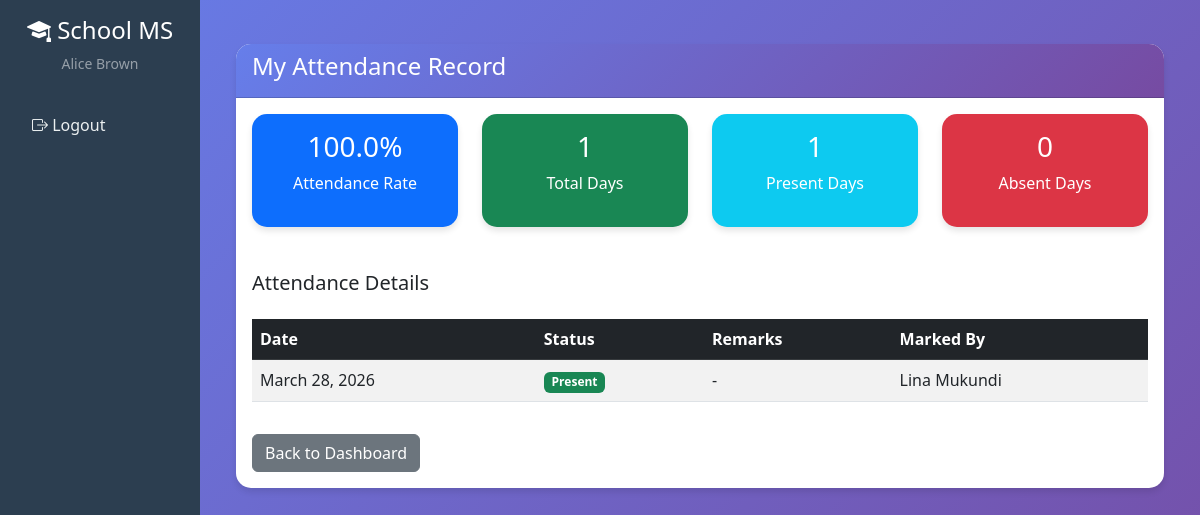
Screenshot of /student/attendance/ (signed in) with the database file from the repository.
### core/models.py (models this page shows, shortened)
class Attendance(models.Model):
    STATUS_CHOICES = (
        ('present', 'Present'),
        ('absent', 'Absent'),
        ('late', 'Late'),
        ('excused', 'Excused'),
    )
    student = models.ForeignKey(Student, on_delete=models.CASCADE, related_name='attendance')
    date = models.DateField()
    status = models.CharField(max_length=10, choices=STATUS_CHOICES, default='present')
    remarks = models.TextField(blank=True, null=True)
    marked_by = models.ForeignKey(Teacher, on_delete=models.SET_NULL, null=True, related_name='attendance_marked')
    created_at = models.DateTimeField(auto_now_add=True)
    updated_at = models.DateTimeField(auto_now=True)
    class Meta:
        unique_together = ['student', 'date']
        ordering = ['-date', 'student']
        verbose_name_plural = 'Attendance'

class Teacher(models.Model):
    user = models.OneToOneField(User, on_delete=models.CASCADE, related_name='teacher_profile')
    employee_id = models.CharField(max_length=20, unique=True)
    specialization = models.CharField(max_length=100)
    date_joined = models.DateField(auto_now_add=True)

### core/views.py (the view)
# urls.py: path('student/attendance/', views.student_attendance, name='student_attendance'),
@login_required
def student_attendance(request):
    if not hasattr(request.user, 'profile') or request.user.profile.user_type != 'student':
        messages.error(request, 'Access denied.')
        return redirect('dashboard')
    try:
        student = request.user.student_profile
    except Student.DoesNotExist:
        messages.error(request, 'Student profile not found.')
        return redirect('login')
    attendance_records = Attendance.objects.filter(student=student).order_by('-date')
    total_days = attendance_records.count()
    present_days = attendance_records.filter(status='present').count()
    absent_days = attendance_records.filter(status='absent').count()
    late_days = attendance_records.filter(status='late').count()
    excused_days = attendance_records.filter(status='excused').count()
    attendance_percentage = (present_days / total_days * 100) if total_days > 0 else 0
    context = {
        'attendance_records': attendance_records,
        'total_days': total_days,
        'present_days': present_days,
        'absent_days': absent_days,
        'late_days': late_days,
        'excused_days': excused_days,
        'attendance_percentage': attendance_percentage,
    }
    return render(request, 'student_attendance.html', context)

### templates/student_attendance.html (shortened to what this page needs)
{% extends 'base.html' %}
{% block content %}
<div class="container mt-4">
    <div class="row">
        <div class="col-md-12">
            <div class="card">
                <div class="card-header bg-success text-white">
                    <h4> My Attendance Record</h4>
                </div>
                <div class="card-body">
                    <div class="row mb-4">
                        <div class="col-md-3">
                            <div class="card bg-primary text-white">
                                <div class="card-body text-center">
                                    <h3>{{ attendance_percentage|floatformat:1 }}%</h3>
                                    <p>Attendance Rate</p>
                                </div>
                            </div>
                        </div>
                        <div class="col-md-3">
                            <div class="card bg-success text-white">
                                <div class="card-body text-center">
                                    <h3>{{ total_days }}</h3>
                                    <p>Total Days</p>
                                </div>
                            </div>
                        </div>
                        <div class="col-md-3">
                            <div class="card bg-info text-white">
                                <div class="card-body text-center">
                                    <h3>{{ present_days }}</h3>
                                    <p>Present Days</p>
                                </div>
                            </div>
                        </div>
                        <div class="col-md-3">
                            <div class="card bg-danger text-white">
                                <div class="card-body text-center">
                                    <h3>{{ absent_days }}</h3>
                                    <p>Absent Days</p>
                                </div>
                            </div>
                        </div>
                    </div>
                    <div class="row mb-3">
                        <div class="col-md-12">
                            <h5>Attendance Details</h5>
                        </div>
                    </div>
                    <div class="table-responsive">
                        <table class="table table-striped table-hover">
                            <thead class="table-dark">
                                <tr>
                                    <th>Date</th>
                                    <th>Status</th>
                                    <th>Remarks</th>
                                    <th>Marked By</th>
                                </tr>
                            </thead>
                            <tbody>
                                {% for record in attendance_records %}
                                    <tr>
                                        <td>{{ record.date }}</td>
                                        <td>
                                            {% if record.status == 'present' %}
                                                <span class="badge bg-success">Present</span>
                                            {% elif record.status == 'absent' %}
                                                <span class="badge bg-danger">Absent</span>
                                            {% elif record.status == 'late' %}
                                                <span class="badge bg-warning">Late</span>
                                            {% elif record.status == 'excused' %}
                                                <span class="badge bg-info">Excused</span>
                                            {% endif %}
                                        </td>
                                        <td>{{ record.remarks|default:"-" }}</td>
                                        <td>{{ record.marked_by.user.get_full_name|default:record.marked_by.user.username }}</td>
                                    </tr>
                                {% empty %}
                                    <tr>
                                        <td colspan="4" class="text-center text-muted">No attendance records found</td>
                                    </tr>
                                {% endfor %}
                            </tbody>
                        </table>
                    </div>
                    <div class="mt-3">
                        <a href="{% url 'student_dashboard' %}" class="btn btn-secondary">
                             Back to Dashboard
                        </a>
                    </div>
                </div>
            </div>
        </div>
    </div>
</div>
{% endblock %}

### templates/base.html (shortened to what this page needs)
<!DOCTYPE html>
<html lang="en">
<head>
    <link href="https://cdn.jsdelivr.net/npm/bootstrap@5.3.0/dist/css/bootstrap.min.css" rel="stylesheet">
    <link rel="stylesheet" href="https://cdn.jsdelivr.net/npm/bootstrap-icons@1.10.0/font/bootstrap-icons.css">
</head>
<body>
    {% if user.is_authenticated %}
    <div class="container-fluid">
        <div class="row">
            <nav class="col-md-2 d-md-block sidebar">
                <div class="position-sticky pt-3">
                    <div class="text-center mb-4">
                        <h4 class="text-white"><i class="bi bi-mortarboard-fill"></i> School MS</h4>
                        <p class="text-white-50 small">{{ user.get_full_name|default:user.username }}</p>
                    </div>
                    <ul class="nav flex-column">
                        <li class="nav-item mt-auto">
                            <a class="nav-link" href="{% url 'logout' %}">
                                <i class="bi bi-box-arrow-right"></i> Logout
                            </a>
                        </li>
                    </ul>
                </div>
            </nav>
            <main class="col-md-10 ms-sm-auto px-md-4 content-wrapper">
                {% block content %}{% endblock %}
            </main>
        </div>
    </div>
    {% endif %}
</body>
</html>

### templates/base.html (style rules this page uses)
body { min-height: 100vh; background: linear-gradient(135deg, #667eea 0%, #764ba2 100%); }
.sidebar { min-height: 100vh; background-color: #2c3e50; }
.sidebar a { color: #ecf0f1; text-decoration: none; padding: 15px 20px; display: block; transition: all 0.3s; }
.content-wrapper { padding: 20px; }
.card { border: none; border-radius: 15px; box-shadow: 0 4px 6px rgba(0, 0, 0, 0.1); margin-bottom: 20px; }
.card-header { background: linear-gradient(135deg, #667eea 0%, #764ba2 100%); color: white; border-radius: 15px 15px 0 0 !important; font-weight: bold; }
.table { background: white; }

### rows the page displays
Attendance: date "March 28, 2026", status "Present", remarks "-", marked_by.user.get_full_name "Lina Mukundi"

### other values shown
{{ user.get_full_name|default:user.username }} "Alice Brown"
{{ attendance_percentage|floatformat:1 }} "100.0"
{{ total_days }} "1"
{{ present_days }} "1"
{{ absent_days }} "0"
